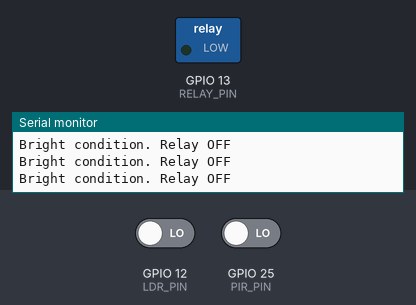
Simulated run of this sketch. Board: ESP32. On the bench: switched loads named in the sketch (green lamp = pin HIGH), the last lines printed to the serial monitor. The test bench sets the inputs (shaded band); at power-on: GPIO 12 (LDR_PIN) LOW, GPIO 25 (PIR_PIN) LOW.

Above: at 1.2 s.
1.3 s: GPIO 12 (LDR_PIN) driven HIGH
At 2.5 s:
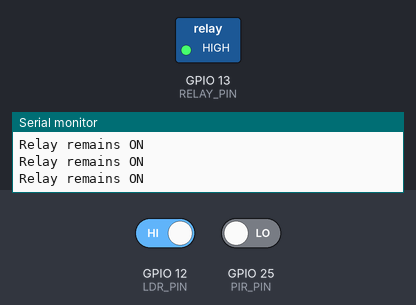
2.8 s: GPIO 25 (PIR_PIN) driven HIGH
4.7 s: GPIO 12 (LDR_PIN) driven LOW
At 5.3 s:
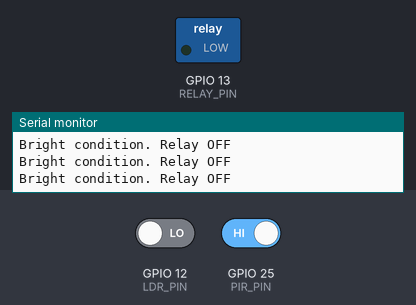
6.2 s: GPIO 12 (LDR_PIN) driven HIGH and GPIO 25 (PIR_PIN) driven LOW
At 6.6 s:
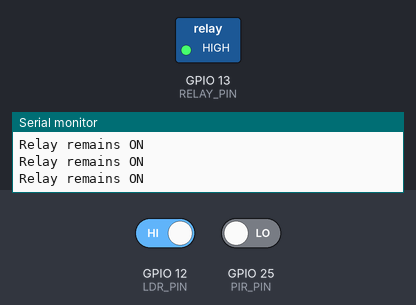
Timing chart, 0 to 10.2 s (numbered marks = the images above; inputs shaded):
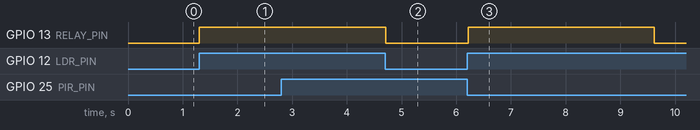

The sketch:

ESP32-Smart-Lamp-Control-using-PIR-and-LDR.ino
```cpp
/*
 * ESP32 Smart Lamp Control using PIR and LDR
 * ------------------------------------------
 * This program controls a relay based on motion detection (PIR sensor)
 * and ambient light level (LDR sensor). The relay remains ON for a
 * specified duration when motion is detected in the dark.
 *
 * Developed by: Yodha Ardiansyah
 * Website: https://arunovasi.my.id
 */

// Pin Configuration
#define PIR_PIN 25       // PIR sensor connected to GPIO25
#define LDR_PIN 12       // LDR sensor (Digital)
#define RELAY_PIN 13     // Relay module control pin

// Timing Variables
unsigned long lastMotionTime = 0;          // Last motion detection timestamp
const unsigned long relayActiveTime = 5000; // Relay stays ON for 5 seconds

void setup() {
  // Initialize pins
  pinMode(PIR_PIN, INPUT);
  pinMode(LDR_PIN, INPUT);
  pinMode(RELAY_PIN, OUTPUT);

  // Ensure relay is OFF at startup
  digitalWrite(RELAY_PIN, LOW);

  // Serial monitor for debugging
  Serial.begin(115200);
  Serial.println("Starting ESP32 program for LDR, PIR, and Relay control...");
}

void loop() {
  // Read LDR status (HIGH = bright, LOW = dark)
  int ldrStatus = digitalRead(LDR_PIN);
  // Read PIR status (HIGH = motion detected, LOW = no motion)
  int motionDetected = digitalRead(PIR_PIN);

  // Get current time
  unsigned long currentTime = millis();

  // Relay control logic
  if (ldrStatus == HIGH) { // Dark condition
    if (motionDetected == HIGH) {
      // If motion is detected
      digitalWrite(RELAY_PIN, HIGH);  // Turn ON relay
      lastMotionTime = currentTime;   // Reset timer
      Serial.println("Motion detected! Relay ON");
    } else if (currentTime - lastMotionTime < relayActiveTime) {
      // If no new motion but within the active duration
      digitalWrite(RELAY_PIN, HIGH);  // Keep relay ON
      Serial.println("Relay remains ON");
    } else {
      // If no motion for the specified duration
      digitalWrite(RELAY_PIN, LOW);   // Turn OFF relay
      Serial.println("No motion detected. Relay OFF");
    }
  } else {
    // Bright condition
    digitalWrite(RELAY_PIN, LOW);     // Ensure relay is OFF
    Serial.println("Bright condition. Relay OFF");
  }

  // Delay before the next loop iteration
  delay(100);
}
```

Measured:
- after the input at 1.3 s, GPIO 13 (RELAY_PIN): LOW → HIGH at once
- after the input at 4.7 s, GPIO 13 (RELAY_PIN): HIGH → LOW at once
- after the input at 6.2 s, GPIO 13 (RELAY_PIN): LOW → HIGH at once, → LOW 3.4 s later
